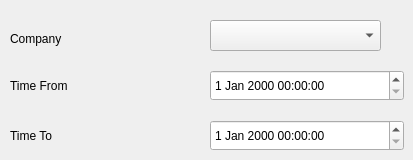
            <widget class="QWidget" name="tab_64">
             <attribute name="title">
              <string>Tab 1</string>
             </attribute>
             <widget class="QLabel" name="label_269">
              <property name="geometry">
               <rect>
                <x>10</x>
                <y>120</y>
                <width>81</width>
                <height>31</height>
               </rect>
              </property>
              <property name="text">
               <string>Time To</string>
              </property>
             </widget>
             <widget class="QLabel" name="label_270">
              <property name="geometry">
               <rect>
                <x>10</x>
                <y>30</y>
                <width>67</width>
                <height>17</height>
               </rect>
              </property>
              <property name="text">
               <string>Company</string>
              </property>
             </widget>
             <widget class="QComboBox" name="comboBox_guest_visit_company">
              <property name="geometry">
               <rect>
                <x>210</x>
                <y>20</y>
                <width>171</width>
                <height>31</height>
               </rect>
              </property>
             </widget>
             <widget class="QLabel" name="label_271">
              <property name="geometry">
               <rect>
                <x>10</x>
                <y>70</y>
                <width>81</width>
                <height>31</height>
               </rect>
              </property>
              <property name="text">
               <string>Time From</string>
              </property>
             </widget>
             <widget class="QDateTimeEdit" name="dateTimeEdit_guest_visit_company_to_time">
              <property name="geometry">
               <rect>
                <x>210</x>
                <y>120</y>
                <width>194</width>
                <height>31</height>
               </rect>
              </property>
             </widget>
             <widget class="QDateTimeEdit" name="dateTimeEdit_guest_visit_company_from_time">
              <property name="geometry">
               <rect>
                <x>210</x>
                <y>70</y>
                <width>194</width>
                <height>31</height>
               </rect>
              </property>
             </widget>
            </widget>
